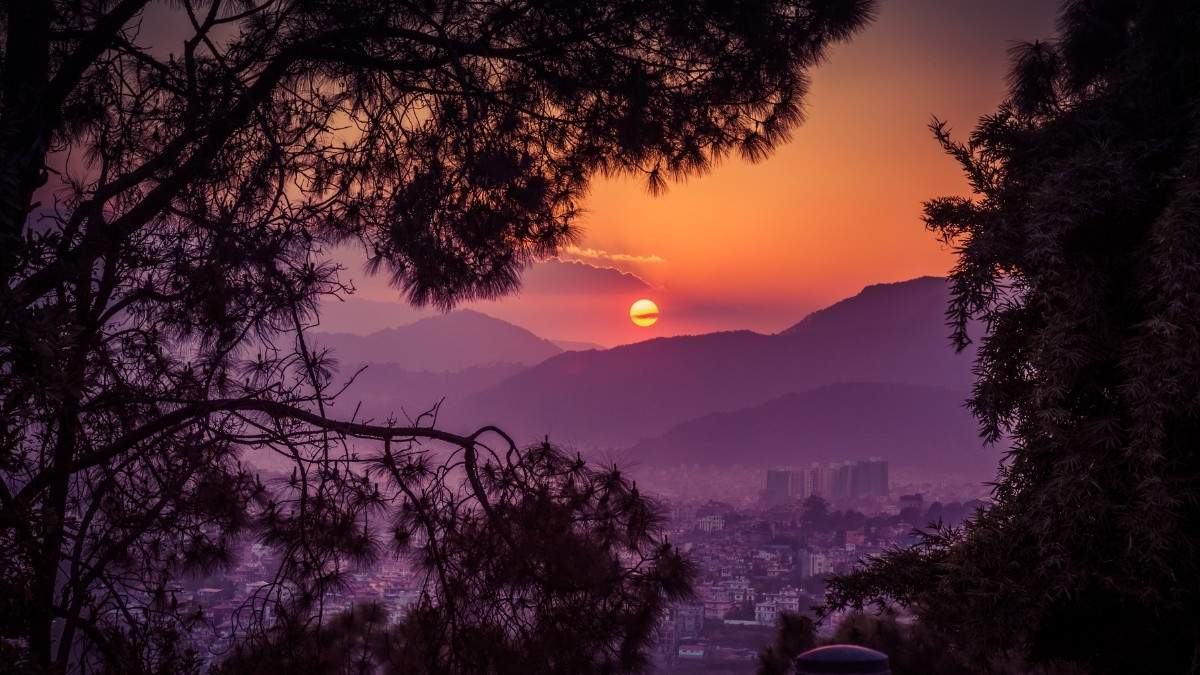
#> input picture src1/input_images/bai2/image.jpg, 1200 x 675 px
$ jupyter execute smart_blur_selector.ipynb
#> lines starting #> are read from the running program, lines starting #| are printed output that depends on the picture
# Smart Blur Selector (Exercise P2)
Simplified version (no small image).

[cell 1]
import cv2
import numpy as np
import time
import matplotlib.pyplot as plt

## Put your input image inside 'images/input.jpg'

[cell 2]
# Load image
img = cv2.imread('input_images/bai2/image.jpg', cv2.IMREAD_GRAYSCALE)
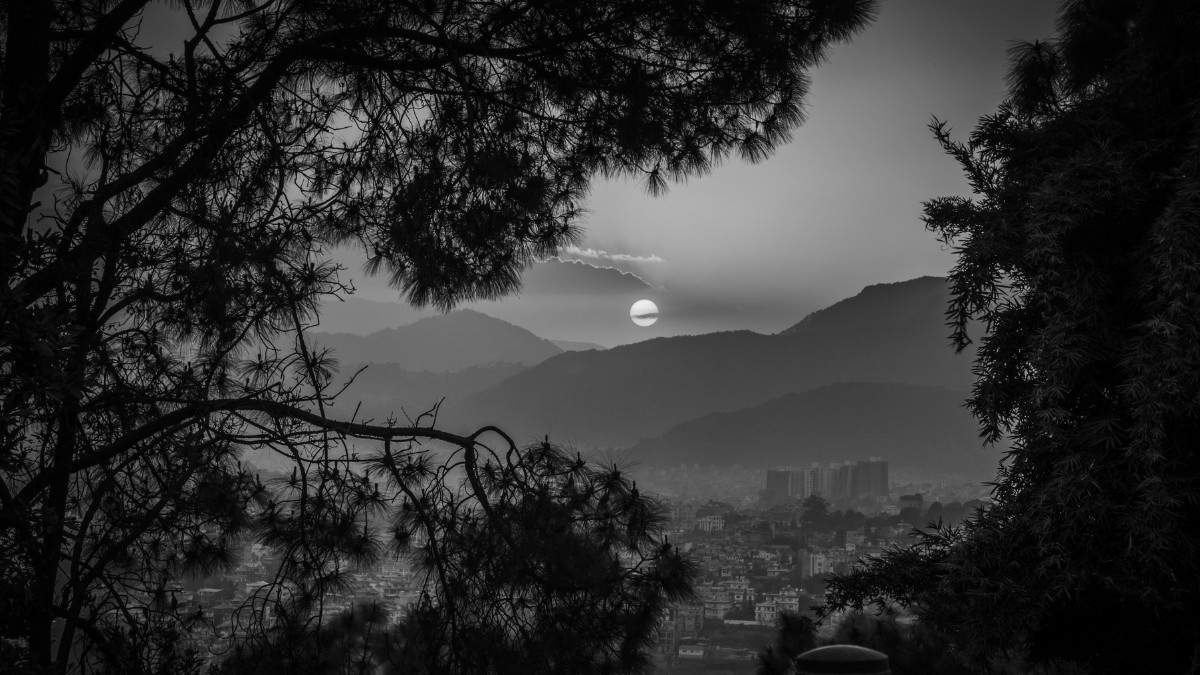
#> img: shape (675, 1200); min 0, max 242, mean 47.7

if img is None:
    raise ValueError("Image not found! Please put 'input.jpg' inside 'input_images/bai2/' folder")

plt.imshow(img, cmap='gray')
plt.title('Original Image')
plt.axis('off')
plt.show()

[cell 3]
def gaussian_kernel(k):
    g = cv2.getGaussianKernel(k, -1)
    return g @ g.T

[cell 4]
def fft_blur(image, kernel):
    h, w = image.shape
    kh, kw = kernel.shape

    pad = np.zeros((h, w))
    pad[:kh, :kw] = kernel

    F = np.fft.fft2(image)
    H = np.fft.fft2(pad)

    G = F * H
    result = np.fft.ifft2(G)

    return np.real(result)

[cell 5]
def benchmark(image, kernel):
    crop = image[:100, :100]

    start = time.time()
    _ = cv2.filter2D(crop, -1, kernel)
    t_spatial = time.time() - start

    start = time.time()
    _ = fft_blur(crop, kernel)
    t_fft = time.time() - start

    return t_spatial, t_fft

[cell 6]
def smart_blur(image, k, save_path=None):
    kernel = gaussian_kernel(k)

    t_spatial, t_fft = benchmark(image, kernel)

    if t_spatial < t_fft:
        method = 'spatial'
        result = cv2.filter2D(image, -1, kernel)
    else:
        method = 'fft'
        result = fft_blur(image, kernel)

    result = np.clip(result, 0, 255).astype(np.uint8)

    if save_path:
        cv2.imwrite(save_path, result)

    print(f"Kernel size: {k}")
    print(f"Spatial time: {t_spatial:.6f}s")
    print(f"FFT time: {t_fft:.6f}s")
    print(f"Chosen method: {method}\n")

    return result

[cell 7]
# Run experiments
kernel_sizes = [5, 15, 31, 51]
output_dir = 'output_images/bai2'

plt.figure(figsize=(10, 8))

for i, k in enumerate(kernel_sizes):
    result = smart_blur(img, k, save_path=f'{output_dir}/result_k{k}.jpg')

    plt.subplot(2, 2, i+1)
    plt.imshow(result, cmap='gray')
    plt.title(f'k = {k}')
    plt.axis('off')
#> this loop made 4 passes
#| Spatial time: 0.000179s
#| FFT time: 0.000844s
#| Spatial time: 0.000327s
#| FFT time: 0.000537s
#| Spatial time: 0.000379s
#| FFT time: 0.000520s
#| Spatial time: 0.000376s
#| FFT time: 0.000485s
#> pass 1, in benchmark, `crop = image[:100, :100]`:
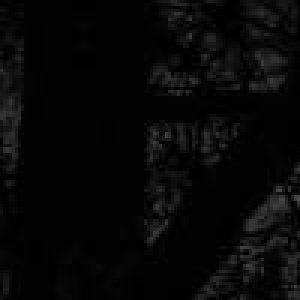
#> crop: shape (100, 100) (shown 3 times larger); min 0, max 78, mean 7.6
#> pass 3, in smart_blur (call 3), `result = cv2.filter2D(image, -1, kernel)`:
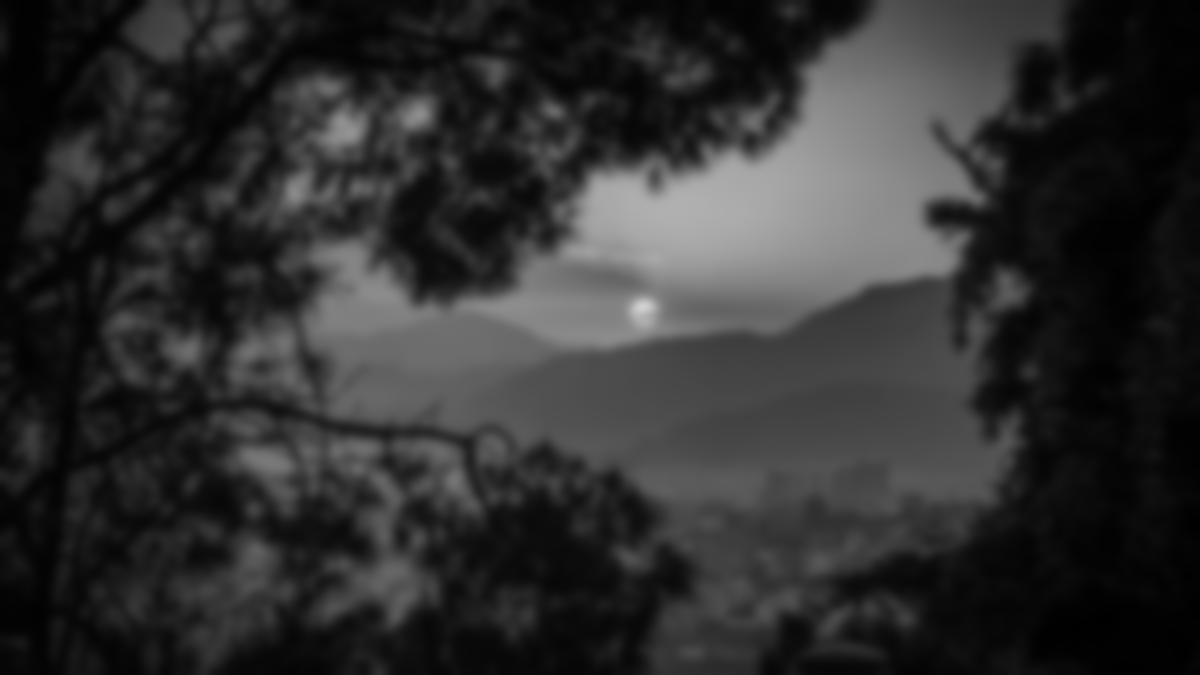
#> result: shape (675, 1200); min 0, max 209, mean 47.7

plt.show()
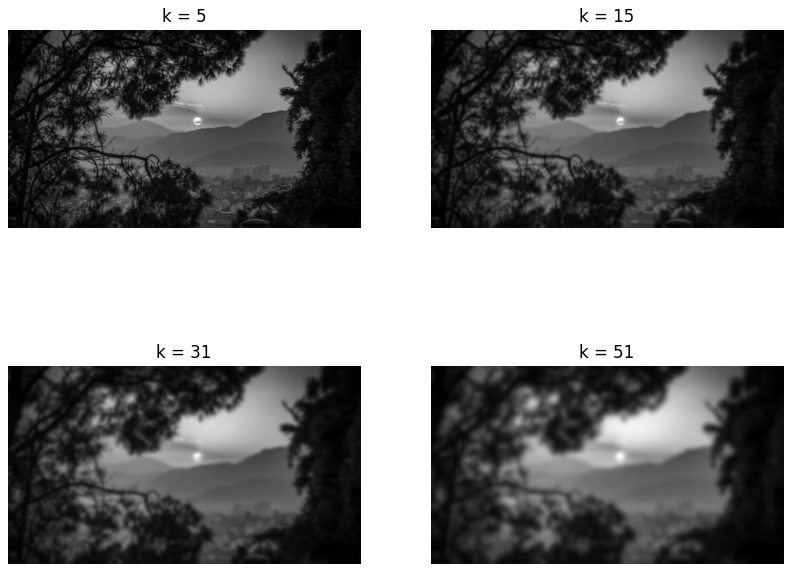
#> figure drawn by matplotlib, 4 panels

print(f"Done. Results saved in '{output_dir}' folder.")
